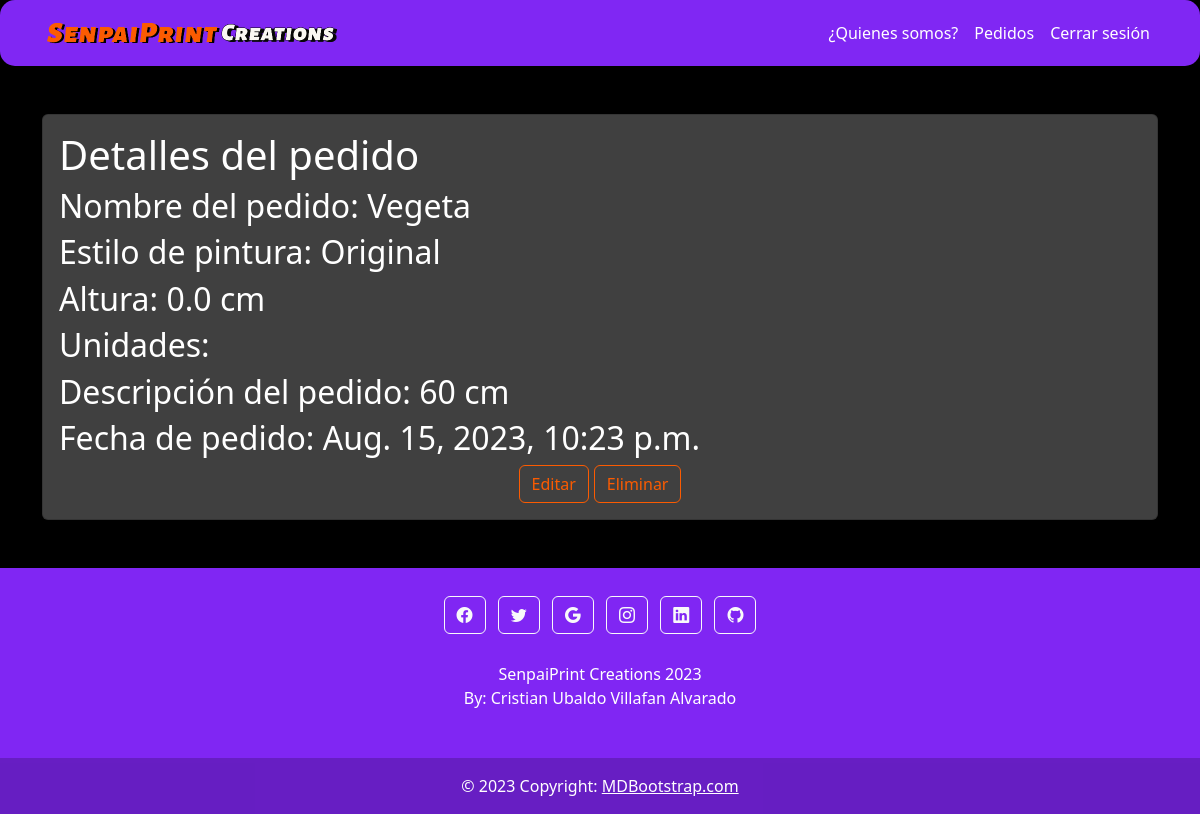
/orders/3/ (signed in), run on the app's committed database.
### myapp/models.py (models this page shows, shortened)
class Orders(models.Model):
    name=models.CharField(max_length=100)
    skinstyle=models.CharField(max_length=50 ,null=False, blank=False, choices=skin_style, default='Original')
    size=models.FloatField(blank=True, null=True, help_text='cm', default=0)
    units=models.IntegerField(null=True, blank=True, default=1, help_text='Cantidad de unidades')
    description=models.TextField(blank=True, help_text='Especifica detalles o modificaciones especiales no especificados anteriormente')
    status=models.CharField(max_length=100, default='En espera...', blank=True)
    price=models.IntegerField(null=True, default=None)
    create=models.DateTimeField(auto_now=True)
    datecomplete=models.DateTimeField(null=True, blank=True)
    urgency=models.BooleanField(default=False)
    user=models.ForeignKey(User, on_delete=models.CASCADE)

### myapp/views.py (the view)
# urls.py: path('orders/<int:id>/', views.order_detail, name='order_detail'),
@login_required
def order_detail(request, id):
    order = get_object_or_404(Orders, pk=id, user=request.user)
    return render(request, 'order_detail.html',{
        'order': order,
    })

### myapp/templates/order_detail.html (shortened to what this page needs)
{% extends 'layouts/base.html' %}
{% block content %}
<main class="container py-5">
    <section class="card card-body section">
        <h1>Detalles del pedido</h1>
        <h2>Nombre del pedido: {{order.name}}</h2>
        <h2>Estilo de pintura: {{order.skinstyle}}</h2>
        <h2>Altura: {{order.size}} cm</h2>
        <h2>Unidades: {{order.amount}}</h2>
        <h2>Descripción del pedido: {{order.description}}</h2>
        <h2>Fecha de pedido: {{order.create}} </h2>
        <div style="display: flex; justify-content: center;">
            <a style="margin-right: 5px;" href="{% url 'order_edit' order.id %}">
                <button class="btn btn-outline-primary button_primary">Editar</button>
            </a>
            <form action="{% url 'order_delete' order.id %}" method="POST">
                <button class="btn btn-outline-primary button_primary">Eliminar</button>
            </form>
        </div>
    </section>
</main>
{% endblock %}

### myapp/static/styles/teme.css (style rules this page uses)
.body { background-color: black; }
.section { background: #404040 !important; color: white !important; }
.button_primary { border-color: rgb(251, 91, 1) !important; color:rgb(251, 91, 1) !important; }

### data on the page
Orders: name "Vegeta", skinstyle "Original", size "0.0", description "60 cm", create "Aug. 15, 2023, 10:23 p.m."
